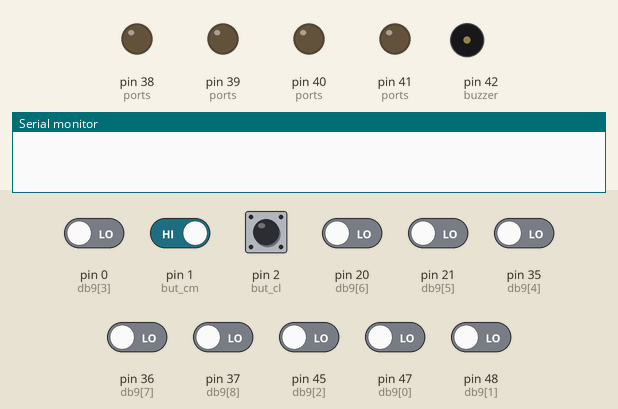
This sketch was run on a simulated Arduino Mega 2560, built for the host (arithmetic inside an expression is 32-bit, double 64-bit). Shown: output pins drawn as LEDs (lit = HIGH), buzzer (waves = sounding, pin HIGH), the last lines printed to the serial monitor. Inputs (shaded band) come from the test bench; at power-on: pin 1 (but_cm), pin 2 (but_cl) HIGH, pin 0 (db9[3]), pin 20 (db9[6]), pin 21 (db9[5]), pin 35 (db9[4]), pin 36 (db9[7]), pin 37 (db9[8]), pin 45 (db9[2]), pin 47 (db9[0]), pin 48 (db9[1]) LOW.

Above: at 1.2 s.
1.3 s: pin 2 (but_cl) pulled LOW for 0.15 s
At 1.9 s:
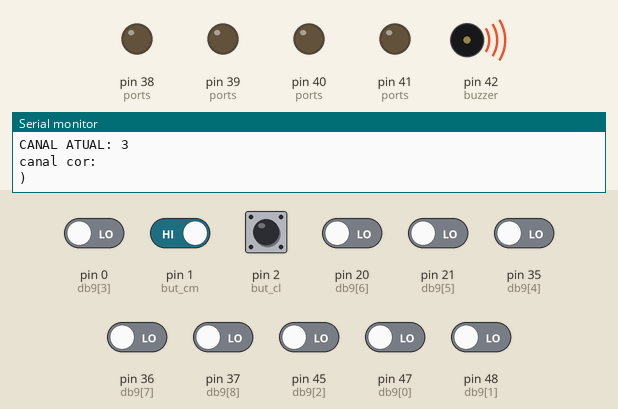
4.4 s: pin 2 (but_cl) pulled LOW for 1 s
At 8.2 s:
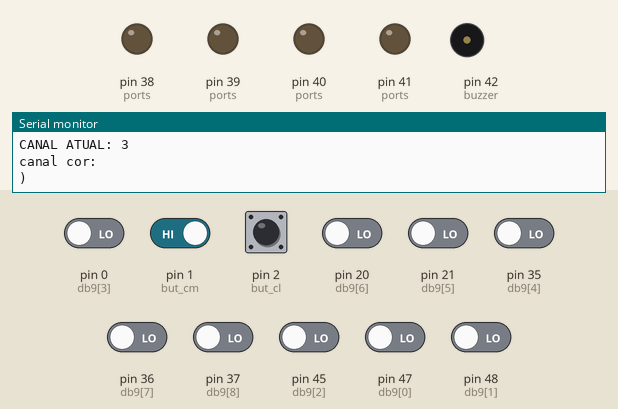
8.4 s: pin 0 (db9[3]) driven HIGH and pin 1 (but_cm) driven LOW and pin 2 (but_cl) driven LOW and pin 20 (db9[6]) driven HIGH and pin 21 (db9[5]) driven HIGH
At 9.0 s:
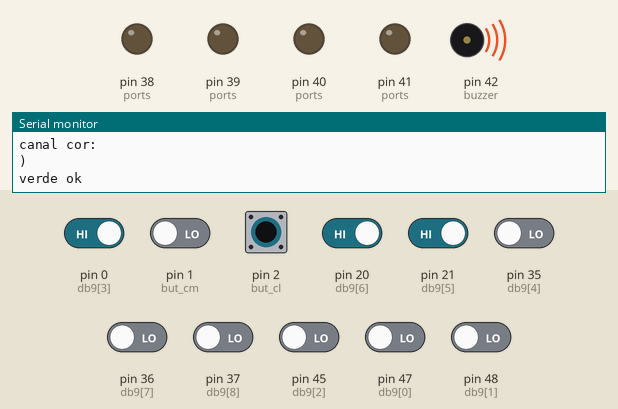
9.9 s: pin 1 (but_cm) driven HIGH
11.4 s: pin 2 (but_cl) driven HIGH
At 12.6 s:
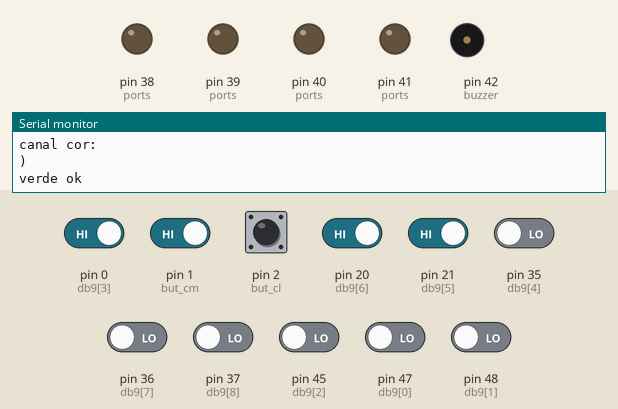
13.1 s: pin 2 (but_cl) driven LOW and pin 20 (db9[6]) driven LOW
At 13.6 s:
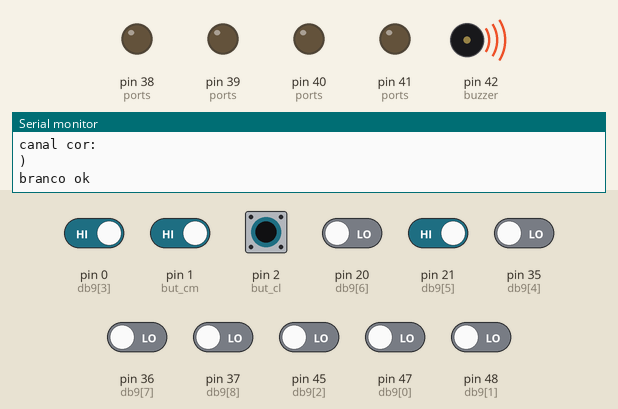
Timing chart, 0 to 17.1 s (numbered marks = the images above; inputs shaded):
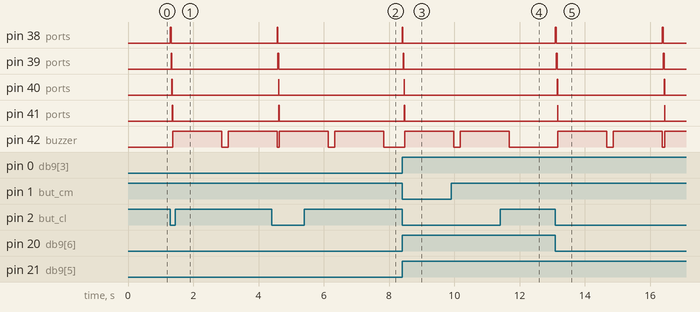

The sketch:

TestadorCabos_copy_20240707213158.ino
```cpp
/*------- TESTADOR DE CABOS ------- */
//----- Definições dos pinos das Vias --------
#define canalBranco 38
#define canalPreto 39
#define canalVerde 40
#define canalVermelho 41
#define buzzer 42
#define but_cl 2
#define but_cm 1

char db9[] = {47, 48, 45, 0, 35, 21, 20, 36, 37};                                                   // 9 pinos, quais estão na ordem do Pino 1 ao Pino 9
char ports[] = {canalBranco, canalPreto, canalVerde, canalVermelho};                                // 4 vias, nesse caso
bool brancoIsOkay = false, pretoIsOkay = false, verdeIsOkay = false, vermelhoIsOkay = false;
int countBranco = 0, countPreto = 0, countVerde = 0, countVermelho = 0;

void setup() {
  Serial.begin(115200);
  pinMode(but_cl, INPUT_PULLUP);
  pinMode(but_cm, INPUT_PULLUP);
  // Configurando os pinos de entrada
  for (int i = 0; i < 9; i++)
  {
    pinMode(db9[i], INPUT_PULLDOWN);
  }

  // Configurando os pinos de saída
  for (int i = 0; i < 4; i++)
  {
    pinMode(ports[i], OUTPUT);
  }

  pinMode(buzzer, OUTPUT);
  digitalWrite(buzzer, LOW);
}

void loop()
{
  if(digitalRead(but_cl) == LOW){
    checkCL();
  }
  if(digitalRead(but_cm) == LOW){
    checkCM();
  }
}

/* CARDIOLIGHT  */
void checkCL()
{
  Serial.println("iniciou função CL");
  for(int i = 0; i < 4; i++)
  {
    Serial.println("entrou no loop de canais");
    Serial.println("CANAL ATUAL: " + String(i));
    digitalWrite(ports[i], HIGH);
    delay(10);
    Serial.println("canal cor: ");
    Serial.println(ports[i]);
    if(ports[i] == canalBranco)
    {
      for(int i = 0; i < 9; i++)
      {
        Serial.println("pino atual: " + String(i));

        if(digitalRead(db9[i]) == HIGH)
        {
          brancoIsOkay = false;

          if(digitalRead(db9[6 - 1]) == HIGH || digitalRead(db9[9 - 1]) == HIGH)
            countBranco++;
            Serial.println("incrementou count branco");
        }
      }
      Serial.println("countBranco = " + String(countBranco));
      if(countBranco == 2)
      {
        brancoIsOkay = true;
      }
      Serial.println(String(brancoIsOkay));
    }

    if(ports[i] == canalPreto)
    {
      Serial.println("entrou no canalPreto");
      for(int i = 0; i < 9; i++)
      {
        Serial.println("pino atual: " + String(i));
        if(digitalRead(db9[i]) == HIGH)
        {
          pretoIsOkay = false;

          if(digitalRead(db9[5 - 1]) == HIGH || digitalRead(db9[3 - 1]) == HIGH)
            countPreto++;
            Serial.println("incrementou countPreto");
        }
      }
      Serial.println("countPreto = " + String(countPreto));
      if(countPreto == 2)
      {
        pretoIsOkay = true;
      }
    }

    if(ports[i] == canalVerde)
    {
      for(int i = 0; i < 9; i++)
      {
        if(digitalRead(db9[i]) == HIGH)
        {
          verdeIsOkay = false;
          if(digitalRead(db9[2 - 1]) == HIGH || digitalRead(db9[4 - 1]) == HIGH || digitalRead(db9[8 - 1]) == HIGH)
            countVerde++;
        }
      }

      if(countVerde == 3)
      {
        verdeIsOkay = true;
      }
    }

    if(ports[i] == canalVermelho)
    {
      for(int i = 0; i < 9; i++)
      {
        if(digitalRead(db9[i]) == HIGH)
        {
          vermelhoIsOkay = false;

          if(digitalRead(db9[1 - 1]) == HIGH || digitalRead(db9[7 - 1]) == HIGH)
            countVermelho++;
        }
      }

      if(countVermelho == 2)
      {
        vermelhoIsOkay = true;
      }
    }
    digitalWrite(ports[i], LOW);
  }
  if(brancoIsOkay)
  {
    Serial.println("branco ok");
  }
  if(pretoIsOkay)
  {
    Serial.println("preto ok");
  }
  if(verdeIsOkay)
  {
    Serial.println("verde ok");
  }
  if(vermelhoIsOkay)
  {
    Serial.println("vermelho ok");
  }
  if(brancoIsOkay&&pretoIsOkay&&verdeIsOkay&&vermelhoIsOkay)
  {
    digitalWrite(buzzer, HIGH);
    delay(200);
    digitalWrite(buzzer, LOW);
    delay(100);
    digitalWrite(buzzer, HIGH);
    delay(200);
    digitalWrite(buzzer, LOW);
  }
  else
  {
    digitalWrite(buzzer, HIGH);
    delay(1500);
    digitalWrite(buzzer, LOW);
    delay(200);
    digitalWrite(buzzer, HIGH);
    delay(1500);
    digitalWrite(buzzer, LOW);
  }
  brancoIsOkay=false;pretoIsOkay=false;verdeIsOkay=false;vermelhoIsOkay=false;
  countBranco=0;countPreto=0;countVerde=0;countVermelho=0;
}


/* CARDIOMAPA */
void checkCM()
{
  for(int i = 0; i < 4; i++)
  {
    digitalWrite(ports[i], HIGH);
    if(ports[i] == canalBranco)
    {
      for(int i = 0; i < 7; i++)
      {
        if(digitalRead(db9[i]) == HIGH)
        {
          brancoIsOkay = false;

          if(digitalRead(db9[3 - 1]) == HIGH || digitalRead(db9[5 - 1]) == HIGH)
            countBranco++;
        }
      }

      if(countBranco == 2)
      {
        brancoIsOkay = true;
      }
    }

    if(ports[i] == canalPreto)
    {
      for(int i = 0; i < 7; i++)
      {
        if(digitalRead(db9[i]) == HIGH)
        {
          pretoIsOkay = false;

          if(digitalRead(db9[2 - 1]) == HIGH || digitalRead(db9[4 - 1]) == HIGH)
            countPreto++;
        }
      }

      if(countPreto == 2)
      {
        pretoIsOkay = true;
      }
    }

    if(ports[i] == canalVerde)
    {
      for(int i = 0; i < 7; i++)
      {
        if(digitalRead(db9[i]) == HIGH)
        {
          verdeIsOkay = false;

          if(digitalRead(db9[7 - 1]) == HIGH)
            countVerde++;
        }
      }

      if(countVerde == 1)
      {
        verdeIsOkay = true;
      }
    }

    if(ports[i] == canalVermelho)
    {
      for(int i = 0; i < 7; i++)
      {
        if(digitalRead(db9[i] == HIGH))
        {
          vermelhoIsOkay = false;

          if(digitalRead(db9[1 - 1]) == HIGH || digitalRead(db9[6 - 1]) == HIGH)
            countVermelho++;
        }
      }

      if(countVermelho == 2)
      {
        vermelhoIsOkay = true;
      }
    }
    digitalWrite(ports[i], LOW);
  }

  if(brancoIsOkay&&pretoIsOkay&&verdeIsOkay&&vermelhoIsOkay)
  {
    digitalWrite(buzzer, HIGH);
    delay(200);
    digitalWrite(buzzer, LOW);
    delay(100);
    digitalWrite(buzzer, HIGH);
    delay(200);
    digitalWrite(buzzer, LOW);
  }
  else
  {
    digitalWrite(buzzer, HIGH);
    delay(1500);
    digitalWrite(buzzer, LOW);
  }
  brancoIsOkay=false;pretoIsOkay=false;verdeIsOkay=false;vermelhoIsOkay=false;
  countBranco=0;countPreto=0;countVerde=0;countVermelho=0;
}
```

Measured:
- after the input at 1.3 s, pin 38 (ports), pin 39 (ports): LOW → HIGH at once, → LOW 0.02 s later; pin 40 (ports): LOW → HIGH after 0.05 s, → LOW 0.01 s later; pin 41 (ports): LOW → HIGH after 0.06 s, → LOW 0.01 s later; pin 42 (buzzer): LOW → HIGH after 0.07 s, → LOW 1.5 s later, → HIGH 0.20 s later
- after the input at 4.4 s, pin 38 (ports): LOW → HIGH after 0.17 s, → LOW 0.02 s later; pin 39 (ports): LOW → HIGH after 0.19 s, → LOW 0.02 s later; pin 40 (ports): LOW → HIGH after 0.22 s, → LOW 0.01 s later; pin 41 (ports): LOW → HIGH after 0.23 s, → LOW 0.01 s later
- after the input at 8.4 s, pin 38 (ports), pin 39 (ports): LOW → HIGH at once, → LOW 0.03 s later; pin 40 (ports): LOW → HIGH after 0.06 s, → LOW 0.01 s later; pin 41 (ports): LOW → HIGH after 0.07 s, → LOW 0.01 s later; pin 42 (buzzer): LOW → HIGH after 0.08 s
- after the input at 11.4 s, pin 38 (ports): stays LOW (without the input it goes to HIGH after 0.28 s); pin 39 (ports): stays LOW (without the input it goes to HIGH after 0.31 s)
- after the input at 13.1 s, pin 38 (ports), pin 39 (ports): alternates HIGH for 0.02 s and LOW for 3.3 s, starting at once
